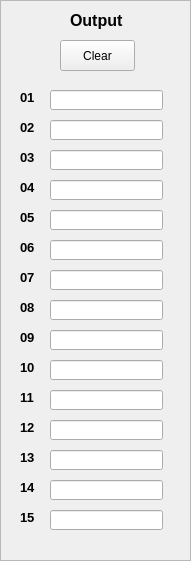
   <widget class="QFrame" name="frame_3">
    <property name="geometry">
     <rect>
      <x>230</x>
      <y>160</y>
      <width>191</width>
      <height>561</height>
     </rect>
    </property>
    <property name="frameShape">
     <enum>QFrame::StyledPanel</enum>
    </property>
    <property name="frameShadow">
     <enum>QFrame::Sunken</enum>
    </property>
    <widget class="QLabel" name="Output_label">
     <property name="geometry">
      <rect>
       <x>70</x>
       <y>10</y>
       <width>61</width>
       <height>21</height>
      </rect>
     </property>
     <property name="text">
      <string>&lt;html&gt;&lt;head/&gt;&lt;body&gt;&lt;p&gt;&lt;span style=&quot; font-size:12pt; font-weight:600;&quot;&gt;Output&lt;/span&gt;&lt;/p&gt;&lt;/body&gt;&lt;/html&gt;</string>
     </property>
    </widget>
    <widget class="QLineEdit" name="output_1">
     <property name="geometry">
      <rect>
       <x>50</x>
       <y>90</y>
       <width>113</width>
       <height>20</height>
      </rect>
     </property>
     <property name="maxLength">
      <number>4</number>
     </property>
    </widget>
    <widget class="QLineEdit" name="output_2">
     <property name="geometry">
      <rect>
       <x>50</x>
       <y>120</y>
       <width>113</width>
       <height>20</height>
      </rect>
     </property>
     <property name="maxLength">
      <number>4</number>
     </property>
    </widget>
    <widget class="QLineEdit" name="output_3">
     <property name="geometry">
      <rect>
       <x>50</x>
       <y>150</y>
       <width>113</width>
       <height>20</height>
      </rect>
     </property>
     <property name="maxLength">
      <number>4</number>
     </property>
    </widget>
    <widget class="QLineEdit" name="output_4">
     <property name="geometry">
      <rect>
       <x>50</x>
       <y>180</y>
       <width>113</width>
       <height>20</height>
      </rect>
     </property>
     <property name="maxLength">
      <number>4</number>
     </property>
    </widget>
    <widget class="QLineEdit" name="output_5">
     <property name="geometry">
      <rect>
       <x>50</x>
       <y>210</y>
       <width>113</width>
       <height>20</height>
      </rect>
     </property>
     <property name="maxLength">
      <number>4</number>
     </property>
    </widget>
    <widget class="QLineEdit" name="output_6">
     <property name="geometry">
      <rect>
       <x>50</x>
       <y>240</y>
       <width>113</width>
       <height>20</height>
      </rect>
     </property>
     <property name="maxLength">
      <number>4</number>
     </property>
    </widget>
    <widget class="QLineEdit" name="output_7">
     <property name="geometry">
      <rect>
       <x>50</x>
       <y>270</y>
       <width>113</width>
       <height>20</height>
      </rect>
     </property>
     <property name="maxLength">
      <number>4</number>
     </property>
    </widget>
    <widget class="QLineEdit" name="output_8">
     <property name="geometry">
      <rect>
       <x>50</x>
       <y>300</y>
       <width>113</width>
       <height>20</height>
      </rect>
     </property>
     <property name="maxLength">
      <number>4</number>
     </property>
    </widget>
    <widget class="QLineEdit" name="output_9">
     <property name="geometry">
      <rect>
       <x>50</x>
       <y>330</y>
       <width>113</width>
       <height>20</height>
      </rect>
     </property>
     <property name="maxLength">
      <number>4</number>
     </property>
    </widget>
    <widget class="QLineEdit" name="output_10">
     <property name="geometry">
      <rect>
       <x>50</x>
       <y>360</y>
       <width>113</width>
       <height>20</height>
      </rect>
     </property>
     <property name="maxLength">
      <number>4</number>
     </property>
    </widget>
    <widget class="QLineEdit" name="output_11">
     <property name="geometry">
      <rect>
       <x>50</x>
       <y>390</y>
       <width>113</width>
       <height>20</height>
      </rect>
     </property>
     <property name="maxLength">
      <number>4</number>
     </property>
    </widget>
    <widget class="QLineEdit" name="output_12">
     <property name="geometry">
      <rect>
       <x>50</x>
       <y>420</y>
       <width>113</width>
       <height>20</height>
      </rect>
     </property>
     <property name="maxLength">
      <number>4</number>
     </property>
    </widget>
    <widget class="QLineEdit" name="output_13">
     <property name="geometry">
      <rect>
       <x>50</x>
       <y>450</y>
       <width>113</width>
       <height>20</height>
      </rect>
     </property>
     <property name="maxLength">
      <number>4</number>
     </property>
    </widget>
    <widget class="QLineEdit" name="output_14">
     <property name="geometry">
      <rect>
       <x>50</x>
       <y>480</y>
       <width>113</width>
       <height>20</height>
      </rect>
     </property>
     <property name="maxLength">
      <number>4</number>
     </property>
    </widget>
    <widget class="QLineEdit" name="output_15">
     <property name="geometry">
      <rect>
       <x>50</x>
       <y>510</y>
       <width>113</width>
       <height>20</height>
      </rect>
     </property>
     <property name="maxLength">
      <number>4</number>
     </property>
    </widget>
    <widget class="QLabel" name="outLabel_1">
     <property name="geometry">
      <rect>
       <x>20</x>
       <y>90</y>
       <width>16</width>
       <height>16</height>
      </rect>
     </property>
     <property name="text">
      <string>&lt;html&gt;&lt;head/&gt;&lt;body&gt;&lt;p&gt;&lt;span style=&quot; font-size:10pt; font-weight:600; color:#000000;&quot;&gt;01&lt;/span&gt;&lt;/p&gt;&lt;/body&gt;&lt;/html&gt;</string>
     </property>
    </widget>
    <widget class="QLabel" name="outLabel_2">
     <property name="geometry">
      <rect>
       <x>20</x>
       <y>120</y>
       <width>16</width>
       <height>16</height>
      </rect>
     </property>
     <property name="text">
      <string>&lt;html&gt;&lt;head/&gt;&lt;body&gt;&lt;p&gt;&lt;span style=&quot; font-size:10pt; font-weight:600; color:#000000;&quot;&gt;02&lt;/span&gt;&lt;/p&gt;&lt;/body&gt;&lt;/html&gt;</string>
     </property>
    </widget>
    <widget class="QLabel" name="outLabel_3">
     <property name="geometry">
      <rect>
       <x>20</x>
       <y>150</y>
       <width>16</width>
       <height>16</height>
      </rect>
     </property>
     <property name="text">
      <string>&lt;html&gt;&lt;head/&gt;&lt;body&gt;&lt;p&gt;&lt;span style=&quot; font-size:10pt; font-weight:600; color:#000000;&quot;&gt;03&lt;/span&gt;&lt;/p&gt;&lt;/body&gt;&lt;/html&gt;</string>
     </property>
    </widget>
    <widget class="QLabel" name="outLabel_4">
     <property name="geometry">
      <rect>
       <x>20</x>
       <y>180</y>
       <width>16</width>
       <height>16</height>
      </rect>
     </property>
     <property name="text">
      <string>&lt;html&gt;&lt;head/&gt;&lt;body&gt;&lt;p&gt;&lt;span style=&quot; font-size:10pt; font-weight:600; color:#000000;&quot;&gt;04&lt;/span&gt;&lt;/p&gt;&lt;/body&gt;&lt;/html&gt;</string>
     </property>
    </widget>
    <widget class="QLabel" name="outLabel_5">
     <property name="geometry">
      <rect>
       <x>20</x>
       <y>210</y>
       <width>16</width>
       <height>16</height>
      </rect>
     </property>
     <property name="text">
      <string>&lt;html&gt;&lt;head/&gt;&lt;body&gt;&lt;p&gt;&lt;span style=&quot; font-size:10pt; font-weight:600; color:#000000;&quot;&gt;05&lt;/span&gt;&lt;/p&gt;&lt;/body&gt;&lt;/html&gt;</string>
     </property>
    </widget>
    <widget class="QLabel" name="outLabel_6">
     <property name="geometry">
      <rect>
       <x>20</x>
       <y>240</y>
       <width>16</width>
       <height>16</height>
      </rect>
     </property>
     <property name="text">
      <string>&lt;html&gt;&lt;head/&gt;&lt;body&gt;&lt;p&gt;&lt;span style=&quot; font-size:10pt; font-weight:600; color:#000000;&quot;&gt;06&lt;/span&gt;&lt;/p&gt;&lt;/body&gt;&lt;/html&gt;</string>
     </property>
    </widget>
    <widget class="QLabel" name="outLabel_7">
     <property name="geometry">
      <rect>
       <x>20</x>
       <y>270</y>
       <width>16</width>
       <height>16</height>
      </rect>
     </property>
     <property name="text">
      <string>&lt;html&gt;&lt;head/&gt;&lt;body&gt;&lt;p&gt;&lt;span style=&quot; font-size:10pt; font-weight:600; color:#000000;&quot;&gt;07&lt;/span&gt;&lt;/p&gt;&lt;/body&gt;&lt;/html&gt;</string>
     </property>
    </widget>
    <widget class="QLabel" name="outLabel_8">
     <property name="geometry">
      <rect>
       <x>20</x>
       <y>300</y>
       <width>16</width>
       <height>16</height>
      </rect>
     </property>
     <property name="text">
      <string>&lt;html&gt;&lt;head/&gt;&lt;body&gt;&lt;p&gt;&lt;span style=&quot; font-size:10pt; font-weight:600; color:#000000;&quot;&gt;08&lt;/span&gt;&lt;/p&gt;&lt;/body&gt;&lt;/html&gt;</string>
     </property>
    </widget>
    <widget class="QLabel" name="outLabel_9">
     <property name="geometry">
      <rect>
       <x>20</x>
       <y>330</y>
       <width>16</width>
       <height>16</height>
      </rect>
     </property>
     <property name="text">
      <string>&lt;html&gt;&lt;head/&gt;&lt;body&gt;&lt;p&gt;&lt;span style=&quot; font-size:10pt; font-weight:600; color:#000000;&quot;&gt;09&lt;/span&gt;&lt;/p&gt;&lt;/body&gt;&lt;/html&gt;</string>
     </property>
    </widget>
    <widget class="QLabel" name="outLabel_10">
     <property name="geometry">
      <rect>
       <x>20</x>
       <y>360</y>
       <width>16</width>
       <height>16</height>
      </rect>
     </property>
     <property name="text">
      <string>&lt;html&gt;&lt;head/&gt;&lt;body&gt;&lt;p&gt;&lt;span style=&quot; font-size:10pt; font-weight:600; color:#000000;&quot;&gt;10&lt;/span&gt;&lt;/p&gt;&lt;/body&gt;&lt;/html&gt;</string>
     </property>
    </widget>
    <widget class="QLabel" name="outLabel_11">
     <property name="geometry">
      <rect>
       <x>20</x>
       <y>390</y>
       <width>16</width>
       <height>16</height>
      </rect>
     </property>
     <property name="text">
      <string>&lt;html&gt;&lt;head/&gt;&lt;body&gt;&lt;p&gt;&lt;span style=&quot; font-size:10pt; font-weight:600; color:#000000;&quot;&gt;11&lt;/span&gt;&lt;/p&gt;&lt;/body&gt;&lt;/html&gt;</string>
     </property>
    </widget>
    <widget class="QLabel" name="outLabel_12">
     <property name="geometry">
      <rect>
       <x>20</x>
       <y>420</y>
       <width>16</width>
       <height>16</height>
      </rect>
     </property>
     <property name="text">
      <string>&lt;html&gt;&lt;head/&gt;&lt;body&gt;&lt;p&gt;&lt;span style=&quot; font-size:10pt; font-weight:600; color:#000000;&quot;&gt;12&lt;/span&gt;&lt;/p&gt;&lt;/body&gt;&lt;/html&gt;</string>
     </property>
    </widget>
    <widget class="QLabel" name="outLabel_13">
     <property name="geometry">
      <rect>
       <x>20</x>
       <y>450</y>
       <width>16</width>
       <height>16</height>
      </rect>
     </property>
     <property name="text">
      <string>&lt;html&gt;&lt;head/&gt;&lt;body&gt;&lt;p&gt;&lt;span style=&quot; font-size:10pt; font-weight:600; color:#000000;&quot;&gt;13&lt;/span&gt;&lt;/p&gt;&lt;/body&gt;&lt;/html&gt;</string>
     </property>
    </widget>
    <widget class="QLabel" name="outLabel_14">
     <property name="geometry">
      <rect>
       <x>20</x>
       <y>480</y>
       <width>16</width>
       <height>16</height>
      </rect>
     </property>
     <property name="text">
      <string>&lt;html&gt;&lt;head/&gt;&lt;body&gt;&lt;p&gt;&lt;span style=&quot; font-size:10pt; font-weight:600; color:#000000;&quot;&gt;14&lt;/span&gt;&lt;/p&gt;&lt;/body&gt;&lt;/html&gt;</string>
     </property>
    </widget>
    <widget class="QLabel" name="outLabel_15">
     <property name="geometry">
      <rect>
       <x>20</x>
       <y>510</y>
       <width>16</width>
       <height>16</height>
      </rect>
     </property>
     <property name="text">
      <string>&lt;html&gt;&lt;head/&gt;&lt;body&gt;&lt;p&gt;&lt;span style=&quot; font-size:10pt; font-weight:600; color:#000000;&quot;&gt;15&lt;/span&gt;&lt;/p&gt;&lt;/body&gt;&lt;/html&gt;</string>
     </property>
    </widget>
    <widget class="QPushButton" name="clrOutBtn">
     <property name="geometry">
      <rect>
       <x>60</x>
       <y>40</y>
       <width>75</width>
       <height>31</height>
      </rect>
     </property>
     <property name="text">
      <string>Clear</string>
     </property>
    </widget>
   </widget>
